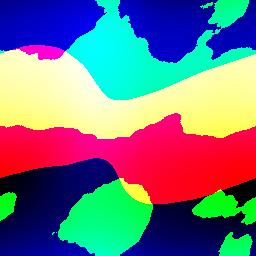
#> input picture demo/gen_img_sample/00000000.jpg, 256 x 256 px; its folder holds only this picture in this run
$ jupyter execute --allow-errors persImage.ipynb   (shell and % lines are left out)
#> lines starting #> are read from the running program, lines starting #| are printed output that depends on the picture; after the words box and inside, x2 and y2 are one past the last pixel; in counts of white or black regions, pixels touching at a corner belong together
#> further down, img_org is the input picture: shape (256, 256, 3); mean R, G, B 112.1, 117, 130.4
### PHdict.py
# -*- coding: utf-8 -*-
# Computing Persistent Homology and its histogram
## install cripser by
## pip install git+https://github.com/shizuo-kaji/CubicalRipser_3dim

import os,glob
import numpy as np
from tqdm import tqdm
import seaborn as sns
import matplotlib.pyplot as plt
from sklearn.neighbors import KernelDensity
from scipy.stats import gaussian_kde
import argparse,json
from scipy.ndimage.morphology import distance_transform_edt
from skimage import feature,morphology
from skimage.filters import threshold_otsu, threshold_niblack,threshold_sauvola, scharr
from PIL import Image
from multiprocessing import Pool
from functools import partial
from arguments import arguments
try:
    import persim
    import cripser
    from gudhi.representations import Landscape
except:
    pass

# preprocess image before computing PH
def preprocess_image(img, gradient=False, img_size=None, filtration=None, origin=(0,0), binarisation='otsu'):
#> called with gradient = True, origin = (0, 0), binarisation = 'otsu'
    im = img

    if img_size:
        import skimage.transform
        im = skimage.transform.resize(im,(img_size,img_size))

    if gradient:
        import cv2
        #im = feature.canny(im, sigma=10)
        #im = scharr(im)
        if len(im.shape)==2: # temporaly convert to BGR to use cv2 functions
            im = cv2.cvtColor(im,cv2.COLOR_GRAY2BGR)
        denoised = cv2.fastNlMeansDenoisingColored(im, None, 30, 10, 7, 21)
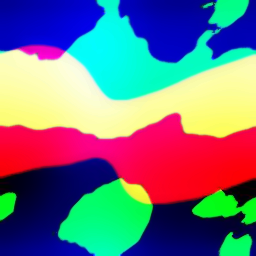
#> denoised: shape (256, 256, 3); mean R, G, B 110.5, 115.6, 129.8
        im = cv2.cvtColor(denoised, cv2.COLOR_BGR2GRAY)
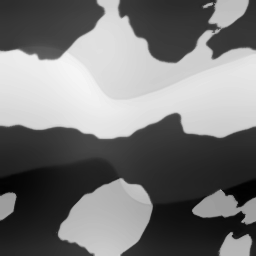
#> im: shape (256, 256); min 1, max 245, mean 119.3
        v = np.median(im)
#> v = 67
        sigma = 0.9 # 0.33
        lower = int(max(0, (1.0 - sigma) * v))
#> lower = 6
        upper = int(min(255, (1.0 + sigma) * v))
#> upper = 127
        im = cv2.Canny(im, lower, upper)
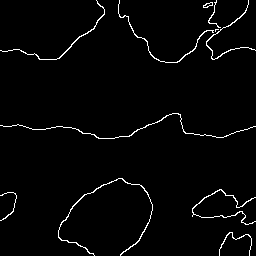
#> im: shape (256, 256); 2.3% white in thin lines or dots

    if len(im.shape)>2:
        im = np.dot(im[...,:3], [0.2989, 0.5870, 0.1140])

    if filtration is not None:
        if im.max()==im.min():
            return(np.zeros_like(im))
        if gradient:
            bw_img = im
        else:
            if binarisation=='sauvola':
                bw_img = (im >=threshold_sauvola(im))
            elif binarisation=='niblack':
                bw_img = (im >= threshold_niblack(im))
            else:
                bw_img = (im >= threshold_otsu(im))
        #bw_img = morphology.area_opening(bw_img, area_threshold=8, connectivity=2)

        if filtration=='binarise':
            return(bw_img)
        elif filtration == 'distance':
            dt_img = distance_transform_edt(~bw_img) # distance from the foreground 0
            #print(dt_img.max())
        elif filtration == 'signed_distance':
            dt_img = distance_transform_edt(~bw_img)-distance_transform_edt(bw_img)
        elif filtration in ['downward','upward']:
            null_idx = (bw_img == 0)
            ## height transform
            if len(im.shape) == 3: #(z,y,x)
                h = np.arange(im.shape[0]).reshape(-1,1,1)
            else:
                h = np.arange(im.shape[0]).reshape(-1,1)
            if filtration=='upward':
                h = np.max(h) - h
            dt_img = (bw_img * h)
            dt_img[null_idx] = np.max(h)
        elif 'radial' in filtration:
            null_idx = (bw_img == 0)
            h = np.linalg.norm(np.stack(np.meshgrid(*map(range,im.shape),indexing='ij'),axis=-1)-np.array(origin), axis=-1)
            dt_img = (bw_img * h)
            if filtration=='radial_inv':
                dt_img = np.max(dt_img) - dt_img
            else:
                dt_img[null_idx] = np.max(h)

        dt_img *= 256/dt_img.shape[0]  # scaling normalisation
        return(dt_img)
    else:
        return(im)

## computing PH of an image
def comp_PH(img, gradient=True, img_size=None, filtration=None):
    im = preprocess_image(img, gradient=gradient, img_size=img_size, filtration=filtration)
    pd = cripser.computePH(im.astype(np.float64))
    #pd = cripser.computePH(im,maxdim=args.maxdim,top_dim=args.top_dim,embedded=args.embedded)
    #print(sum(pd[:,0] == 1))
    #print(im.shape)
    return(pd)

# [105 lines left out: functions comp_save_PH, comp_landscape, comp_persistence_image, comp_betticurve, comp_persistence_histogram, kern_smooth, not called in this run]

# [170 lines that do not run on import are left out]

### util/persImage.ipynb
[cell 1]
import numpy as np
import pandas as pd
import glob
import matplotlib.pyplot as plt
import os, zipfile, io, re, glob
from PIL import Image
import seaborn as sns
from tqdm.notebook import tqdm
from scipy.ndimage.morphology import distance_transform_edt
from skimage.filters import threshold_otsu
import ssl
ssl._create_default_https_context = ssl._create_unverified_context
#> (the rest of this cell did not finish here and is left out)

[cell 2]
# load images and database
outdir = "result20210512"
os.makedirs(outdir, exist_ok=True)
distance_transform = False
save_fig = False
dpath = ["gen_img_sample"]
filelist = [glob.glob(os.path.join(dp,"*.jpg")) for dp in dpath]
filelist = sorted(sum(filelist, []))
df_org = []
#> (the rest of this cell did not finish here and is left out)

[cell 3]
from sklearn.decomposition import PCA
import matplotlib.pyplot as plt
from sklearn.discriminant_analysis import LinearDiscriminantAnalysis, QuadraticDiscriminantAnalysis
from sklearn import manifold
from sklearn.ensemble import RandomForestRegressor
from sklearn.linear_model import Lasso
from sklearn.feature_selection import SelectKBest
from sklearn.feature_selection import f_regression
def plotPD(idx, axis=False):
#> called with axis = True
    n = len(idx)
    for i in range(n):
        pds = df_org.loc[idx[i],'ph']
        for d in [0,1]:
            u = pds[pds[:,0] == d]
            ax = plt.subplot(3,n,i+1+d*n)
            if axis==False:
                ax.axis('off')
            persim.plot_diagrams(u[:,1:3],ax=ax,legend=False, lifetime=True, size=1)

def plotPI(idx):
    n = len(idx)
    for i in range(n):
        for d in [0,1]:
            ax = plt.subplot(3,n,i+1+d*n)
            ax.axis('off')
            u = pims[d][idx[i]]
            pim.plot_image(u, ax=ax)
            #ax.imshow(u)

# [61 lines left out: function plot_features, not called in this run]

$ run again, on demo/gen_img_sample/00000005.jpg
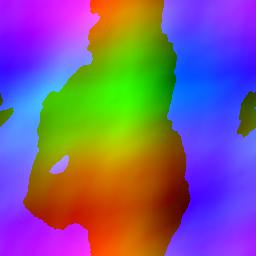
#> input picture demo/gen_img_sample/00000005.jpg, 256 x 256 px
#> img_org is the input picture: shape (256, 256, 3); mean R, G, B 123.1, 93.4, 137
#> in preprocess_image, `im = cv2.cvtColor(denoised, cv2.COLOR_BGR2GRAY)`:
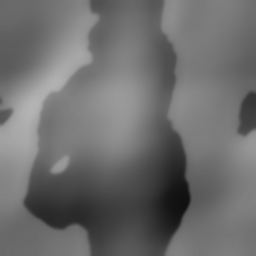
#> im: shape (256, 256); min 15, max 180, mean 109.1
#> v = 115
#> lower = 11
#> upper = 218
#> in preprocess_image, `im = cv2.Canny(im, lower, upper)`:
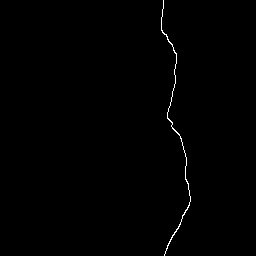
#> im: shape (256, 256); 0.47% white in thin lines or dots, all inside (x1, y1, x2, y2) = (161, 0, 191, 256)

$ run again, on demo/gen_img_sample/00000006.jpg
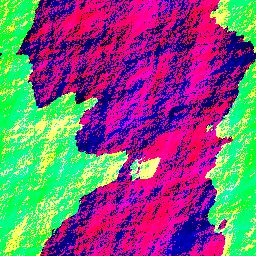
#> input picture demo/gen_img_sample/00000006.jpg, 256 x 256 px
#> img_org is the input picture: shape (256, 256, 3); mean R, G, B 125.7, 97.4, 123.2
#> in preprocess_image, `im = cv2.cvtColor(denoised, cv2.COLOR_BGR2GRAY)`:
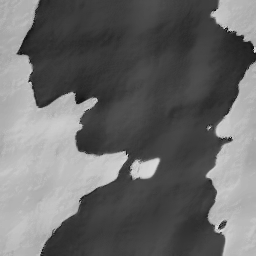
#> im: shape (256, 256); min 9, max 225, mean 105.9
#> v = 68
#> lower = 6
#> upper = 129
#> in preprocess_image, `im = cv2.Canny(im, lower, upper)`:
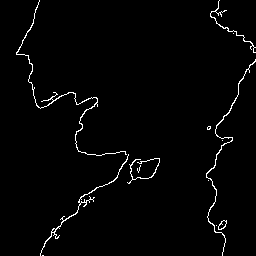
#> im: shape (256, 256); 1.9% white in thin lines or dots

$ run again, on demo/gen_img_sample/00000001.jpg
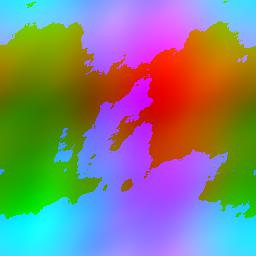
#> input picture demo/gen_img_sample/00000001.jpg, 256 x 256 px
#> img_org is the input picture: shape (256, 256, 3); mean R, G, B 129.5, 130.4, 128.2
#> in preprocess_image, `denoised = cv2.fastNlMeansDenoisingColored(im, None, 30, 10, 7, 21)`:
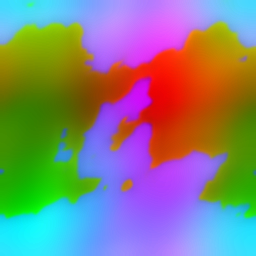
#> denoised: shape (256, 256, 3); mean R, G, B 129.1, 130.1, 126.5
#> in preprocess_image, `im = cv2.cvtColor(denoised, cv2.COLOR_BGR2GRAY)`:
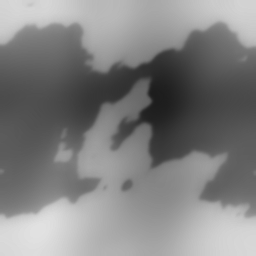
#> im: shape (256, 256); min 28, max 226, mean 128.9
#> v = 126
#> lower = 12
#> upper = 239
